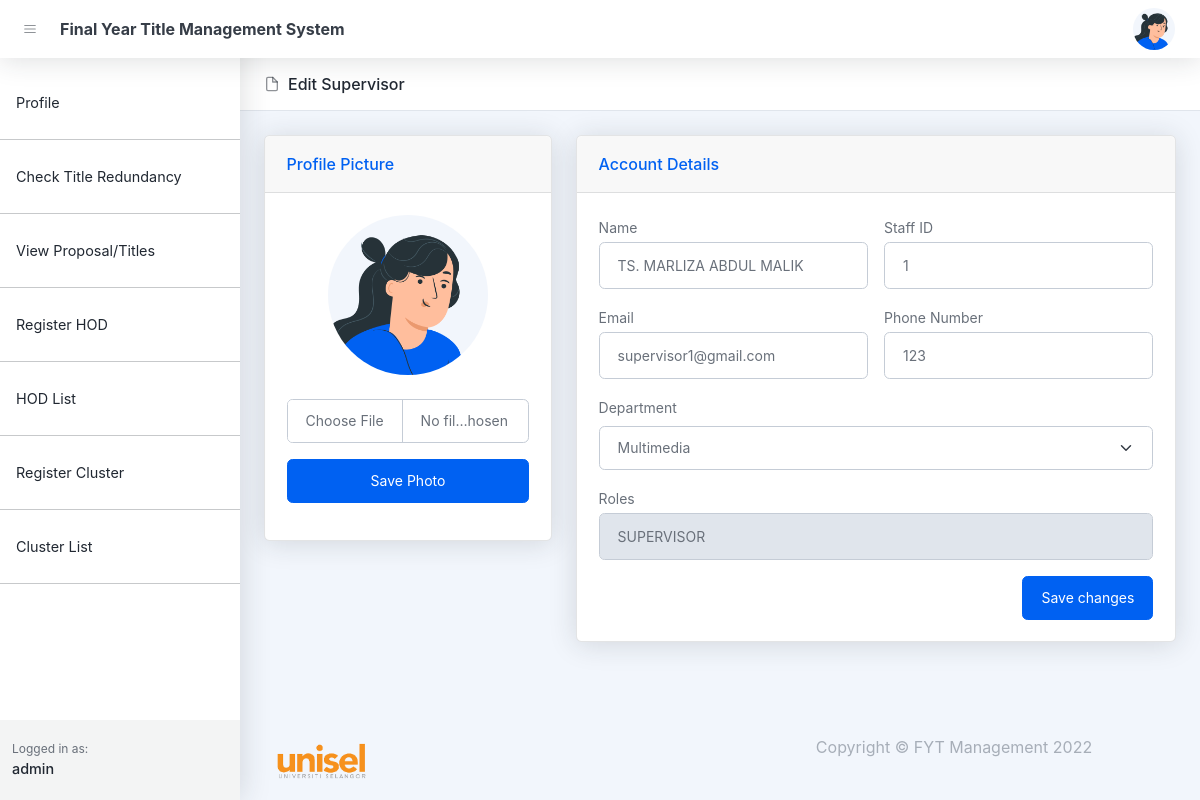
Page /edit-fyp_coordinator.php?fyp_coordinator_id=6 (signed in) on the earlier database version.
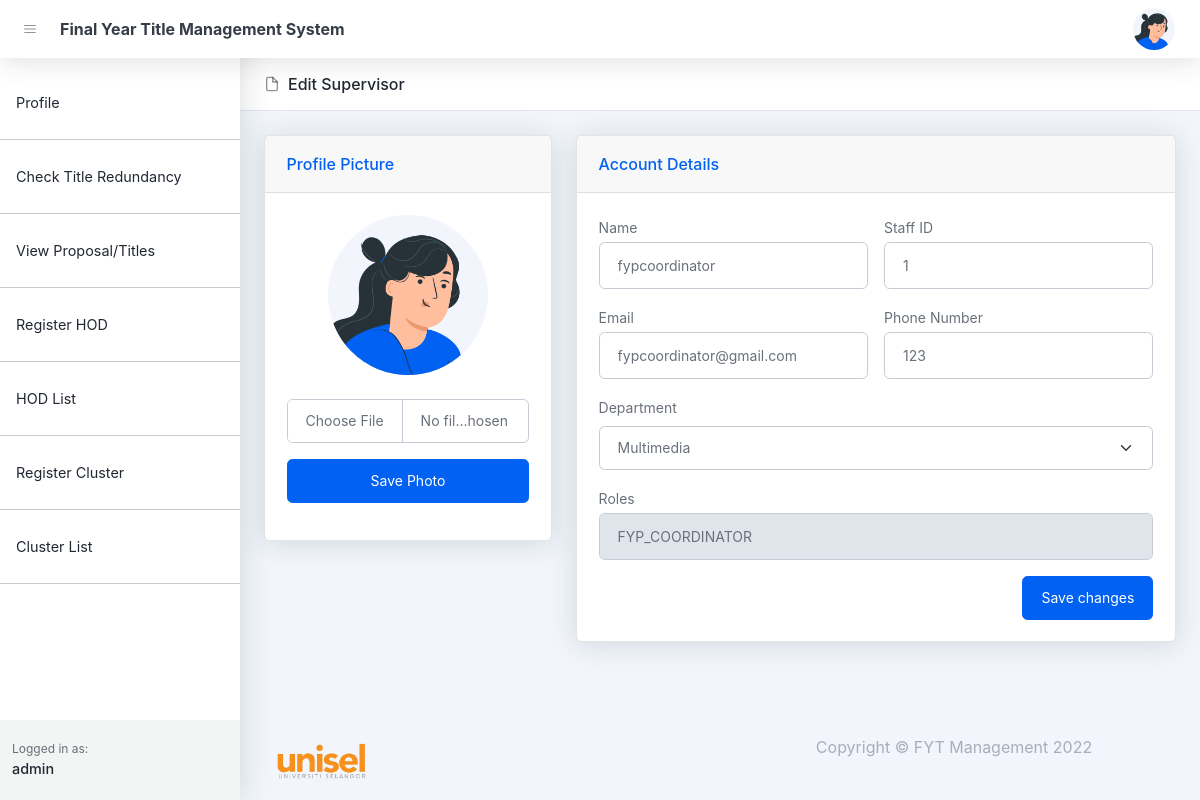
Same page on the later database version.
### tables this page shows
CREATE TABLE `users` (
  `id` bigint(20) UNSIGNED NOT NULL,
  `name` varchar(255) NOT NULL,
  `email` varchar(255) DEFAULT NULL,
  `handphone` varchar(255) DEFAULT NULL,
  `roles` varchar(255) DEFAULT NULL,
  `password` varchar(255) DEFAULT NULL,
  `image` text DEFAULT NULL,
  `created_at` timestamp NULL DEFAULT NULL,
  `updated_at` timestamp NULL DEFAULT NULL
);

CREATE TABLE `staffs` (
  `id` bigint(20) UNSIGNED NOT NULL,
  `user_id` bigint(20) NOT NULL,
  `roles` varchar(255) DEFAULT NULL,
  `staff_id` varchar(255) DEFAULT NULL,
  `department` varchar(255) DEFAULT NULL,
  `fypcoordinator_status` varchar(255) DEFAULT NULL,
  `cluster_status` varchar(255) DEFAULT NULL,
  `status` varchar(255) DEFAULT NULL,
  `created_at` timestamp NULL DEFAULT NULL,
  `updated_at` timestamp NULL DEFAULT NULL,
  `cluster_id` varchar(255) DEFAULT NULL
);

### edit-fyp_coordinator.php (the view, shortened to what the changed rows need)
<!DOCTYPE html>
<html lang="en">
<head>
    <?php include('layout_admin/header.php') ?>
</head>
<body class="nav-fixed">
    <div id="layoutSidenav">
        <div id="layoutSidenav_content">
            <main>
                <header class="page-header page-header-compact page-header-light border-bottom bg-white mb-4">
                    <div class="container-xl px-4">
                        <div class="page-header-content">
                            <div class="row align-items-center justify-content-between pt-3">
                                <div class="col-auto mb-3">
                                    <h1 class="page-header-title">
                                        <div class="page-header-icon"><i data-feather="file"></i></div>
                                        Edit Supervisor
                                    </h1>
                                </div>
                            </div>
                        </div>
                    </div>
                </header>
                <?php
                    $conn = setDbConnection();
                    $sql = "select users.* , staffs.* from users left join staffs on staffs.user_id = users.id where users.id = '".$_REQUEST['fyp_coordinator_id']."'";
                    $result = $conn->query($sql);
                    $hod = null;
                    if ($result->num_rows > 0) {
                        while ($row = $result->fetch_assoc()) {
                            $hod = $row;
                        }
                    }
                ?>
                <div class="container-xl px-4 mt-4">
                    <div class="row">
                        <div class="col-xl-8">
                            <div class="card mb-4">
                                <div class="card-body">
                                    <form action="controllers/hod/updateFypCoordinatorProfile.php" method="post" >
                                        <div class="row gx-3 mb-3">
                                            <div class="col-md-6">
                                                <label class="small mb-1" for="inputUsername">Name</label>
                                                <input class="form-control" type="text" placeholder="Enter your username" value="<?php echo $hod['name'] ?>" name="name" />
                                            </div>
                                            <div class="col-md-6">
                                                <label class="small mb-1">Staff ID</label>
                                                <input class="form-control" type="text" placeholder="Enter Staff ID" value="<?php echo $hod['staff_id'] ?>" name=staff_id required/>
                                            </div>
                                        </div>
                                        <div class="row gx-3 mb-3">
                                            <div class="col-md-6">
                                                <label class="small mb-1" for="inputLastName">Email</label>
                                                <input class="form-control" type="email" name="email" placeholder="Enter email" value="<?php echo $hod['email'] ?>" required />
                                            </div>
                                            <div class="col-md-6">
                                                <label class="small mb-1" for="inputOrgName">Phone Number</label>
                                                <input class="form-control" type="text" placeholder="Enter phone number" value="<?php echo $hod['handphone'] ?>" name="phone_number" />
                                            </div>
                                        </div>
                                        <div class="row gx-3 mb-3">
                                            <div class="col-md-12">
                                                <label class="small mb-1" for="inputLastName">Roles</label>
                                                <input class="form-control" type="text" name="roles" value="<?php echo strtoupper($hod['roles']) ?>" disabled />
                                            </div>
                                        </div>
                                    </div>
                            </div>
                        </div>
                    </div>
                </div>
            </main>
        </div>
    </div>
</body>
</html>

Differences in the rows shown:
changed users: name "TS. MARLIZA ABDUL MALIK" → "fypcoordinator"; email "supervisor1@gmail.com" → "fypcoordinator@gmail.com"; roles "SUPERVISOR" → "FYP_COORDINATOR"
